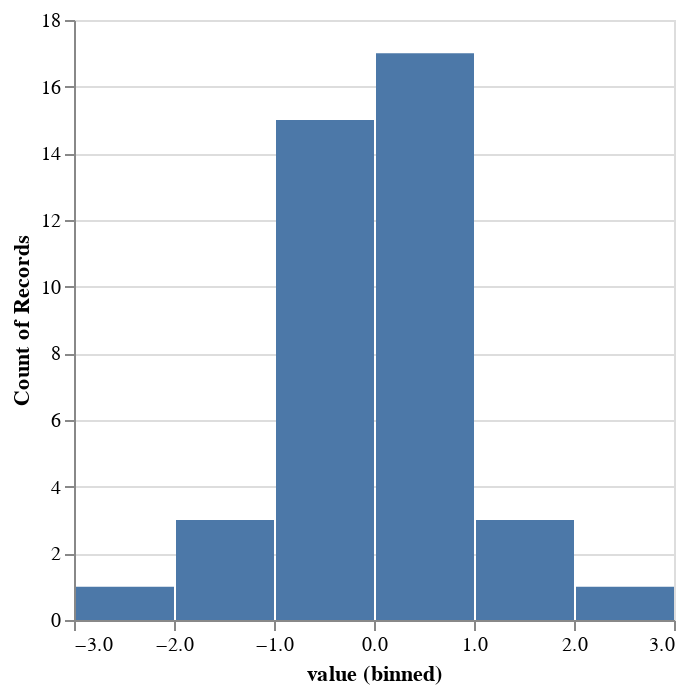

The code cell stored with this chart in its notebook:
### Code cell
x = np.random.normal(size=40)

df = pd.DataFrame(x) 
df.columns = ['value']

alt.Chart(df).mark_bar().encode(
    alt.X('value', bin=alt.Bin()),
    y='count()'
)

### Figure 1 — Vega-Lite specification as saved in the notebook (floating-point values rounded to 4 significant figures)
{"config": {"view": {"continuousWidth": 300, "continuousHeight": 300}}, "data": {"name": "data-be043b0dfe334a0bf6ff24bcb1d9a087"}, "mark": {"type": "bar"}, "encoding": {"x": {"bin": {}, "field": "value", "type": "quantitative"}, "y": {"aggregate": "count", "type": "quantitative"}}, "$schema": "https://vega.github.io/schema/vega-lite/v5.20.1.json", "datasets": {"data-be043b0dfe334a0bf6ff24bcb1d9a087": [{"value": -0.3014}, {"value": 1.778}, {"value": -0.08653}, {"value": 2.313}, {"value": 0.5655}, {"value": 0.003606}, {"value": -0.963}, {"value": -0.5377}, {"value": 0.9886}, {"value": 0.6399}, {"value": -0.3272}, {"value": -0.675}, {"value": -0.3349}, {"value": 0.9461}, {"value": 0.4341}, {"value": -0.2883}, {"value": 1.509}, {"value": 0.6836}, {"value": 0.1937}, {"value": 0.4967}, {"value": -0.8547}, {"value": 0.2895}, {"value": 0.4881}, {"value": -0.3775}, {"value": -2.943}, {"value": 0.188}, {"value": 1.094}, {"value": 0.2936}, {"value": -1.106}, {"value": -0.3527}, {"value": -0.3781}, {"value": 0.4708}, {"value": 0.0155}, {"value": -0.7595}, {"value": 0.7235}, {"value": -1.16}, {"value": -1.505}, {"value": -0.6489}, {"value": 0.7177}, {"value": -0.7364}]}}
